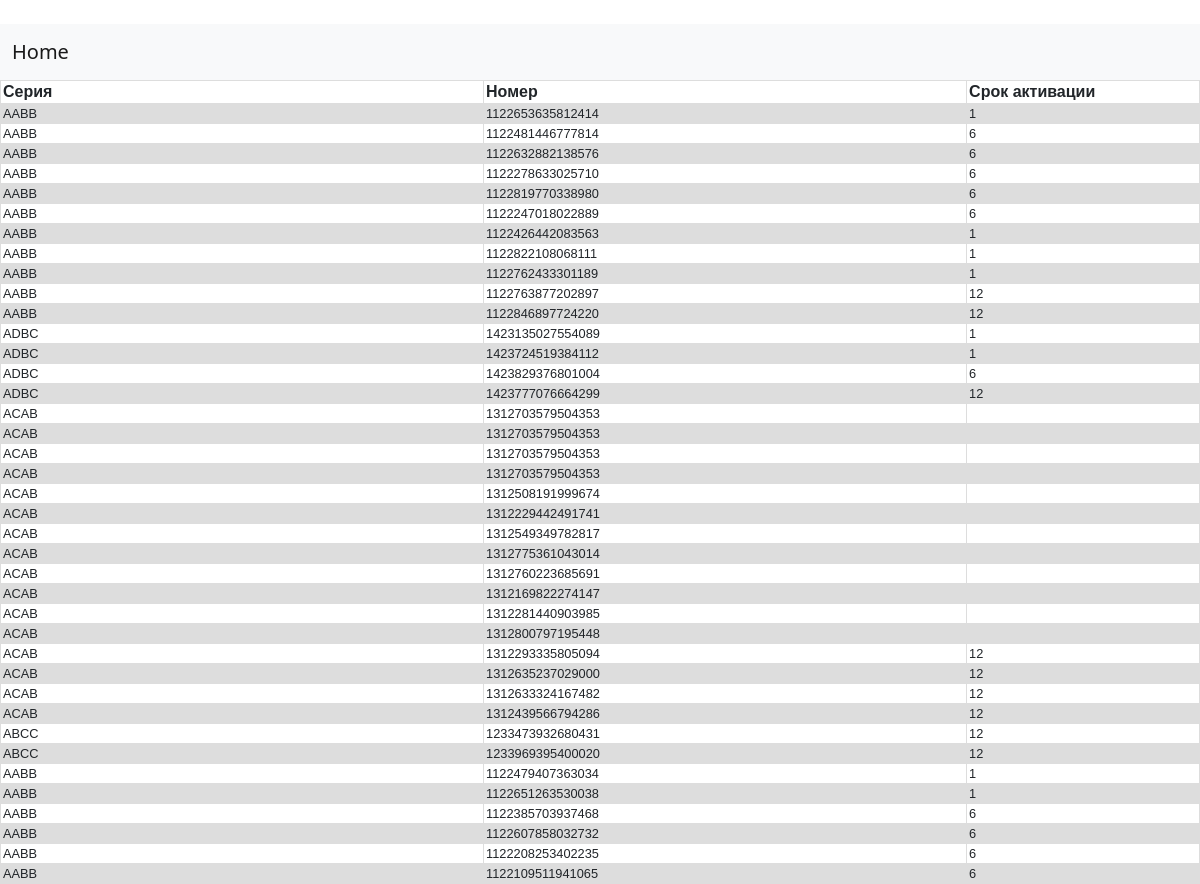
Page /data/card_generate/list on the committed database.
### cards/models.py (models this page shows, shortened)
class CardGenerator(models.Model):
    serials=[('AABB','AABB'),('ABCC','ABCC'),('ACAB','ACAB'),('ADBC','ADBC')]
    terms=[('1','1'),('6','6'),('12','12')]
    card_gen_serial=models.CharField(max_length=10, choices=serials)
    card_gen_number=models.CharField(max_length=22)
    card_gen_term_active=models.CharField(max_length=5, choices=terms)

### cards/views.py (the view)
# urls.py: path('data/card_generate/list', cards_gen_list,name='card_gen_list_url'),
def cards_gen_list(request):
    cards_gen=CardGenerator.objects.all()
    return render(request,'cards/cards_gen_list.html',context={'cards_gen':cards_gen})

### cards/templates/cards/cards_gen_list.html (shortened to what this page needs)
﻿{% extends 'cards/base_cards.html'%}
{% block content %}
	<table>
  		<tr>
    		 <th style="width:10%">Серия</th>
    		 <th style="width:10%">Номер</th>
		 <th style="width:4%">Срок активации</th>
  		 </tr>
	{% for card_gen in cards_gen%}
		<tr>
    		 <td style="font-size:80%;">{{card_gen.card_gen_serial}}</td>
		 <td style="font-size:80%;">{{card_gen.card_gen_number}}</td>
		 <td style="font-size:80%;">{{card_gen.card_gen_term_active}}</td>
		</tr>
	{% endfor %}
	</table>
{%endblock%}

### cards/templates/cards/cards_gen_list.html (style rules this page uses)
table { font-family: arial, sans-serif; border-collapse: collapse; width: 100%; }
td, th { border: 1px solid #dddddd; text-align: left; padding: 2px; heigth: 5px; }
tr:nth-child(even) { background-color: #dddddd; }

### rows in the picture
CardGenerator: card_gen_serial "AABB", card_gen_number "1122653635812414", card_gen_term_active "1"
CardGenerator: card_gen_serial "AABB", card_gen_number "1122481446777814", card_gen_term_active "6"
CardGenerator: card_gen_serial "AABB", card_gen_number "1122632882138576", card_gen_term_active "6"
CardGenerator: card_gen_serial "AABB", card_gen_number "1122278633025710", card_gen_term_active "6"
CardGenerator: card_gen_serial "AABB", card_gen_number "1122819770338980", card_gen_term_active "6"
CardGenerator: card_gen_serial "AABB", card_gen_number "1122247018022889", card_gen_term_active "6"
CardGenerator: card_gen_serial "AABB", card_gen_number "1122426442083563", card_gen_term_active "1"
CardGenerator: card_gen_serial "AABB", card_gen_number "1122822108068111", card_gen_term_active "1"
CardGenerator: card_gen_serial "AABB", card_gen_number "1122762433301189", card_gen_term_active "1"
CardGenerator: card_gen_serial "AABB", card_gen_number "1122763877202897", card_gen_term_active "12"
CardGenerator: card_gen_serial "AABB", card_gen_number "1122846897724220", card_gen_term_active "12"
CardGenerator: card_gen_serial "ADBC", card_gen_number "1423135027554089", card_gen_term_active "1"
CardGenerator: card_gen_serial "ADBC", card_gen_number "1423724519384112", card_gen_term_active "1"
CardGenerator: card_gen_serial "ADBC", card_gen_number "1423829376801004", card_gen_term_active "6"
CardGenerator: card_gen_serial "ADBC", card_gen_number "1423777076664299", card_gen_term_active "12"
CardGenerator: card_gen_serial "ACAB", card_gen_number "1312703579504353"
CardGenerator: card_gen_serial "ACAB", card_gen_number "1312703579504353"
CardGenerator: card_gen_serial "ACAB", card_gen_number "1312703579504353"
CardGenerator: card_gen_serial "ACAB", card_gen_number "1312703579504353"
CardGenerator: card_gen_serial "ACAB", card_gen_number "1312508191999674"
CardGenerator: card_gen_serial "ACAB", card_gen_number "1312229442491741"
CardGenerator: card_gen_serial "ACAB", card_gen_number "1312549349782817"
CardGenerator: card_gen_serial "ACAB", card_gen_number "1312775361043014"
CardGenerator: card_gen_serial "ACAB", card_gen_number "1312760223685691"
CardGenerator: card_gen_serial "ACAB", card_gen_number "1312169822274147"
CardGenerator: card_gen_serial "ACAB", card_gen_number "1312281440903985"
CardGenerator: card_gen_serial "ACAB", card_gen_number "1312800797195448"
CardGenerator: card_gen_serial "ACAB", card_gen_number "1312293335805094", card_gen_term_active "12"
CardGenerator: card_gen_serial "ACAB", card_gen_number "1312635237029000", card_gen_term_active "12"
CardGenerator: card_gen_serial "ACAB", card_gen_number "1312633324167482", card_gen_term_active "12"
CardGenerator: card_gen_serial "ACAB", card_gen_number "1312439566794286", card_gen_term_active "12"
CardGenerator: card_gen_serial "ABCC", card_gen_number "1233473932680431", card_gen_term_active "12"
CardGenerator: card_gen_serial "ABCC", card_gen_number "1233969395400020", card_gen_term_active "12"
CardGenerator: card_gen_serial "AABB", card_gen_number "1122479407363034", card_gen_term_active "1"
CardGenerator: card_gen_serial "AABB", card_gen_number "1122651263530038", card_gen_term_active "1"
CardGenerator: card_gen_serial "AABB", card_gen_number "1122385703937468", card_gen_term_active "6"
CardGenerator: card_gen_serial "AABB", card_gen_number "1122607858032732", card_gen_term_active "6"
CardGenerator: card_gen_serial "AABB", card_gen_number "1122208253402235", card_gen_term_active "6"
CardGenerator: card_gen_serial "AABB", card_gen_number "1122109511941065", card_gen_term_active "6"
